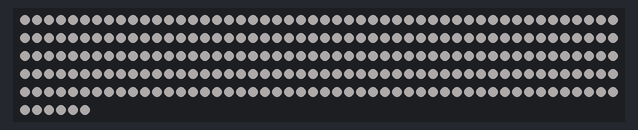
A program run on a simulated ESP8266 (NodeMCU). On the bench: 256 RGB LEDs in strip order, left to right, continuing on the next row. Dim RGB values are drawn brighter than linear; WiFi joins after 1.5 s; servers stay silent unless stated; what the program prints to the serial monitor is not drawn.

Above: at 1.6 s.

The program:

main.cpp
```cpp
#include <Arduino.h>
#include <ESP8266WiFi.h>
#include <WiFiManager.h>
#include <ESP8266mDNS.h>
#include <ArduinoOTA.h>
#define FASTLED_ESP8266_NODEMCU_PIN_ORDER
#include <FastLED.h>

WiFiManager wm;

// FastLED pre-processor definitions
#define NUM_LEDS 8*32
#define DATA_PIN 4
#define LED_TYPE WS2812B
#define RGB_ORDER GRB

CRGBArray<NUM_LEDS> leds;


void setup() {

  FastLED.clearData();
  // setup LED's
  FastLED.addLeds<LED_TYPE, DATA_PIN, RGB_ORDER>(leds, NUM_LEDS);
  FastLED.setBrightness(50);

  // setup wifi AP
  WiFi.mode(WIFI_STA);

  Serial.begin(9600);

  wm.setConfigPortalBlocking(false);

  if(wm.autoConnect("espAP")){
    Serial.println("connected...");
  }
  else {
    Serial.println("Config portal running");
  }
  //OTA
  ArduinoOTA.onProgress([](unsigned int progress, unsigned int total) {
    Serial.printf("Progress: %u%%\r", (progress / (total / 100)));
  });
  ArduinoOTA.onError([](ota_error_t error) {
    Serial.printf("Error[%u]: ", error);
    if (error == OTA_AUTH_ERROR) Serial.println("Auth Failed");
    else if (error == OTA_BEGIN_ERROR) Serial.println("Begin Failed");
    else if (error == OTA_CONNECT_ERROR) Serial.println("Connect Failed");
    else if (error == OTA_RECEIVE_ERROR) Serial.println("Receive Failed");
    else if (error == OTA_END_ERROR) Serial.println("End Failed");
  });
  ArduinoOTA.begin();
}

void loop() {
  ArduinoOTA.handle();
  leds(0, NUM_LEDS-1) = CRGB::Snow;
  FastLED.delay(30);
}
```
